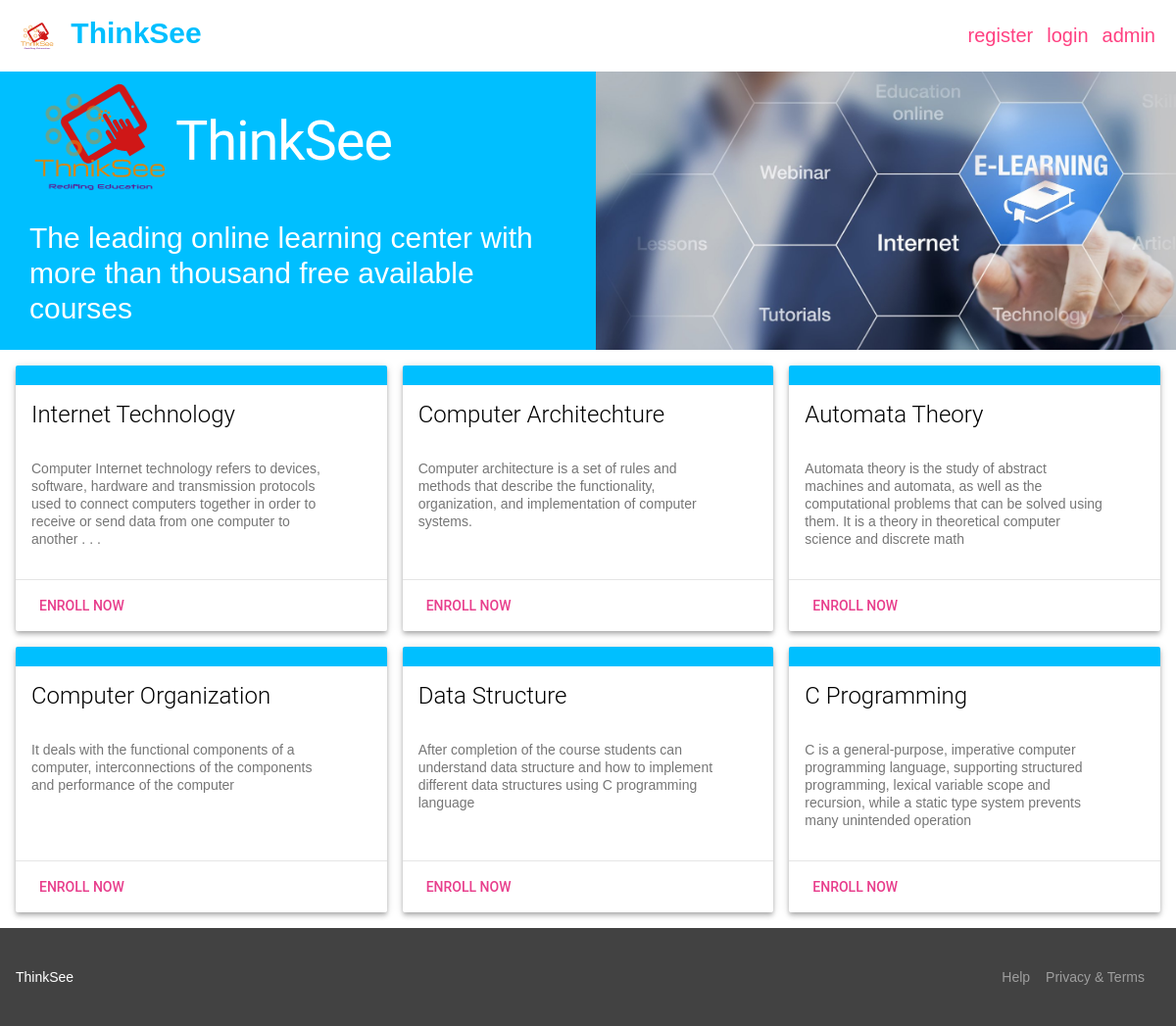
The page / on the database its author committed.
### tables this page shows
CREATE TABLE `course` (
  `courseid` int(10) NOT NULL,
  `coursename` varchar(50) DEFAULT NULL,
  `coursedescription` varchar(200) DEFAULT NULL,
  `coursedate` datetime NOT NULL
);

### index.php (the view, shortened to what this page needs)
<!DOCTYPE html>
<html>
<head>
	<link rel="stylesheet" href="css/bootstrap.min.css" />
	<link rel="stylesheet" href="css/material.indigo-pink.min.css" />
	<link rel="stylesheet" href="css/google-material-icons.css" />
	<link rel="stylesheet" href="css/icon.css" />
	<link rel="stylesheet" href="css/material1.min.css" />
	<link rel="stylesheet" href="css/index.css" />
</head>
<body>
<nav id="nav" class="navbar navbar-expand-lg fixed-top">
	<a class="navbar-brand">
		<img src="images/ThinkSee Logo.png" style="height:50px; width:50px;"></img>
		<span>ThinkSee</span>
	</a>
	<div class="collapse navbar-collapse" id="navbarNav">
		<ul class="navbar-nav ml-auto">
			<li class="nav-item">
				<a class="nav-link" href="#userregistration" data-toggle="modal">register</a>
			</li>
			<li class="nav-item">
				<a class="nav-link" href="#userloginmodal" data-toggle="modal">login</a>
			</li>
			<li class="nav-item">
				<a class="nav-link" href="#adminloginmodal" data-toggle="modal">admin</a>
			</li>
		</ul>
	</div>
</nav>
<div class="container-fluid" style="display:flex; flex-direction:row; background-color:DeepSkyBlue; padding:0;">
	<div class="container" style="display:flex; flex-direction:column; flex-grow:1">
		<div class="container" style="display:flex; flex-direction:row; flex-grow:1;">
			<div class="item" style="order:1;flex-grow:0;align-self:center;">
				<img src="images/tslogo.png"></img>
			</div>
			<div class="item" style="order:2;flex-grow:1;align-self:center;">
				<h1 style="color:white;">ThinkSee</h1>
			</div>
		</div>
		<div class="container" style="display:flex; flex-direction:row; flex-grow:1;">
			<div class="item" style="order:2;flex-grow:1;align-self:center;">
				<p style="color:white; font-size:30px; line-height:1.2;">The leading online learning center with more than thousand free available courses</p>
			</div>
		</div>
	</div>
	<div class="container" style="display:flex; flex-direction:column; padding:0;">
		<div class="item">
			<img src="images/Thinksee Banner.jpg" style="max-width:100%; max-height:100%;"></img>
		</div>
	</div>
</div>
<div class="mdl-layout ">
		<main id="course-list" class="mdl-layout__content">
            <div class="mdl-grid portfolio-max-width">
                <?php
                    include('includes/database.php');
                    $sql = "SELECT * FROM course ORDER BY coursedate DESC";
                    if($result = mysqli_query($link, $sql)){
                        if(mysqli_num_rows($result) > 0){
							while($row = mysqli_fetch_array($result)){
								$coursedescription = (string)$row['coursedescription'];
								echo "<div class='mdl-cell mdl-card mdl-shadow--4dp portfolio-card'>";
									echo "<div class='mdl-card__media'>";
									echo "</div>";
									echo "<div class='mdl-card__title'>";
										echo "<h2 class='mdl-card__title-text'>" .$row['coursename']. "</h2>";
									echo "</div>";
									echo "<div class='mdl-card__supporting-text'>". $coursedescription . "</div>";
									echo "<div class='mdl-card__actions mdl-card--border'>";
										echo "<a class='mdl-button mdl-button--colored mdl-js-button mdl-js-ripple-effect mdl-button--accent' style='color:#e83e8c; text-decoration-line:none;' href='register.php?courseid=".$row['courseid']."'>Enroll now</a>";
									echo "</div>";
								echo "</div>";
							}
						}
					}
				?>
            </div>
            <footer class="mdl-mini-footer">
                <div class="mdl-mini-footer__left-section">
                    <div class="mdl-logo">ThinkSee</div>
                </div>
                <div class="mdl-mini-footer__right-section">
                    <ul class="mdl-mini-footer__link-list">
                        <li><a href="#">Help</a></li>
                        <li><a href="#">Privacy & Terms</a></li>
                    </ul>
                </div>
            </footer>
        </main>
</div>
</body>
</html>

### css/index.css (style rules this page uses)
* { box-sizing: border-box; }
body { padding-top: 73px; }
#nav { background-color: white; color: DeepSkyBlue; }
.nav-link { font-size: 20px; }
.navbar-brand { font-size:30px; font-weight:bold; }
.mdl-card__media { background-color: DeepSkyBlue; }

### rows shown on the page
course: coursename "Internet Technology", coursedescription "Computer Internet technology refers to devices, software, hardware and transmission protocols used to connect computers together in order to receive or send data from one computer to another . . ."
course: coursename "Computer Architechture", coursedescription "Computer architecture is a set of rules and methods that describe the functionality, organization, and implementation of computer systems."
course: coursename "Automata Theory", coursedescription "Automata theory is the study of abstract machines and automata, as well as the computational problems that can be solved using them. It is a theory in theoretical computer science and discrete math"
course: coursename "Computer Organization", coursedescription "It deals with the functional components of a computer, interconnections of the components and performance of the computer"
course: coursename "Data Structure", coursedescription "After completion of the course students can understand data structure and how to implement different data structures using C programming language"
course: coursename "C Programming", coursedescription "C is a general-purpose, imperative computer programming language, supporting structured programming, lexical variable scope and recursion, while a static type system prevents many unintended operation"
